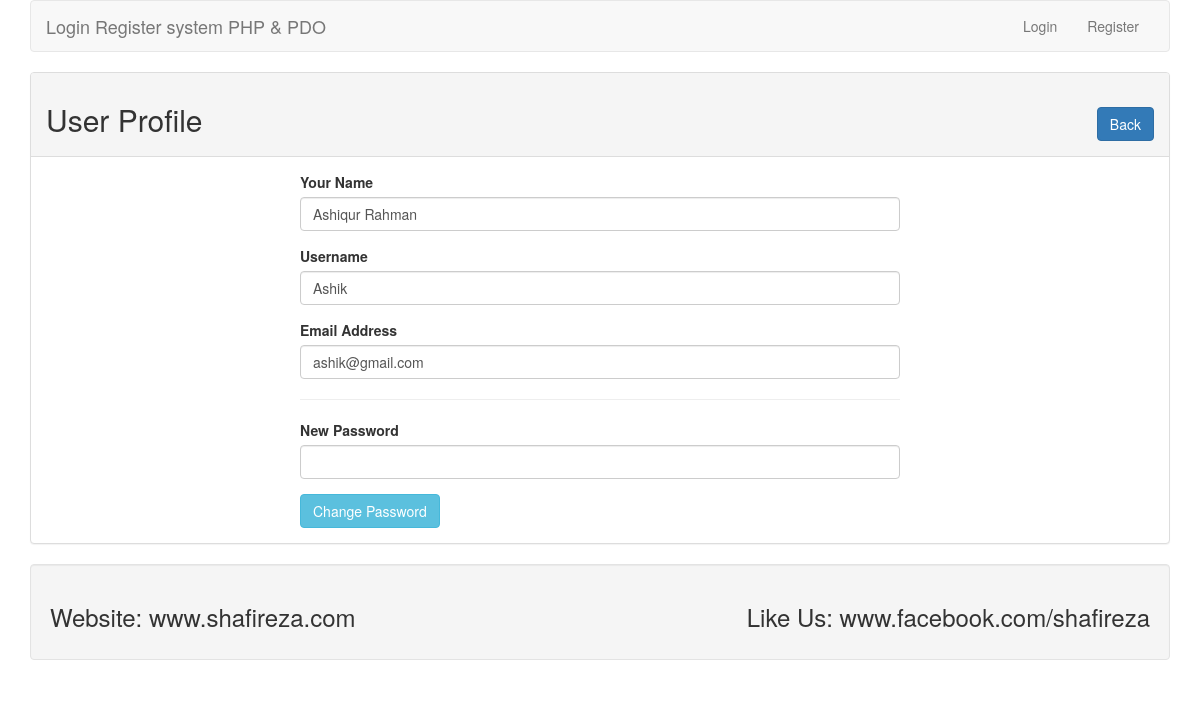
The app's page /profile.php?id=5 with its own data.
### tables this page shows
CREATE TABLE `tbl_user` (
  `id` int(11) NOT NULL,
  `name` varchar(255) NOT NULL,
  `username` varchar(255) NOT NULL,
  `email` varchar(255) NOT NULL,
  `password` varchar(255) NOT NULL
);

### lib/User.php (called while the page is built, shortened)
<?php
include 'Database.php';
class User
{
    private $db;
    public function __construct()
    {
        $this->db = new Database();
    }
    public function getUserById($userid){
        $sql = "SELECT * FROM tbl_user WHERE id = :id LIMIT 1";
        $query = $this->db->pdo->prepare($sql);
        $query->bindValue(':id', $userid);
        $query->execute();
        $result = $query->fetch(PDO::FETCH_OBJ);
        return $result;
    }
}

### lib/Database.php (called while the page is built)
<?php
class Database{
    private $hostdb="localhost";
    private $userdb="root";
    private $passdb="";
    private $namedb="db_lr";
    public $pdo;
    public function __construct()
    {
        if(!isset($this->pdo)){
            try{
                $link = new PDO("mysql:host=".$this->hostdb.";dbname=".$this->namedb,$this->userdb,$this->passdb);
                $link->setAttribute(PDO::ATTR_ERRMODE, PDO::ERRMODE_EXCEPTION);
                $link->exec("SET CHARACTER SET utf8");
                $this->pdo = $link;
            }catch(PDOException $e){
                die("Failed to connect with database".$e->getMessage());
            }
        }
    }
}
?>

### profile.php (the view, shortened to what this page needs)
<?php
include "./Inc/header.php";
include "./lib/User.php";
?>
<?php
if (isset($_GET['id'])) {
    $userid = (int)$_GET['id'];
    $user = new User();
}
?>
<div class="panel panel-default">
    <div class="panel-heading">
        <h2>User Profile<span class="pull-right"><a class="btn btn-primary" href="index.php">Back</a></span></h2>
    </div>
    <div class="panel-body">
        <div style="max-width: 600px; margin:0 auto;">
            <?php
            $userdata = $user->getUserById($userid);
            if ($userdata) {
            ?>
                <form action="" method="POST">
                    <div class="form-group">
                        <label for="name">Your Name</label>
                        <input type="text" id="name" name="name" class="form-control" value="<?php echo $userdata->name; ?>" />
                    </div>
                    <div class="form-group">
                        <label for="username">Username</label>
                        <input type="text" id="username" name="username" class="form-control" value="<?php echo $userdata->username; ?>" />
                    </div>
                    <div class="form-group">
                        <label for="email">Email Address</label>
                        <input type="text" id="email" name="email" class="form-control" value="<?php echo $userdata->email; ?>" />
                    </div>
                </form>
                <hr>
                <form action="" method="POST">
                    <div class="form-group">
                        <label for="new_password">New Password</label>
                        <input type="password" id="new_password" name="new_password" class="form-control" />
                    </div>
                    <button type="submit" name="changepass" class="btn btn-info">Change Password</button>
                </form>
            <?php } ?>
        </div>
    </div>
</div>
<?php include "./Inc/footer.php"; ?>

### records on screen
tbl_user: name "Ashiqur Rahman", username "Ashik", email "ashik@gmail.com"
